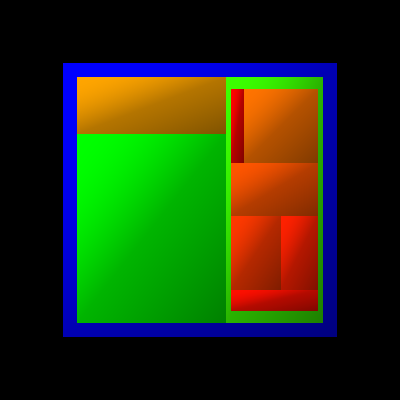

Generate this figure with Python:
#!/usr/bin/env python
# Demonstrate vtkInteractorStyleTreeMapHover with a squarify layout on a tree.

import vtkmodules.vtkInteractionStyle  # noqa: F401
import vtkmodules.vtkRenderingFreeType  # noqa: F401
import vtkmodules.vtkRenderingOpenGL2  # noqa: F401

from vtkmodules.vtkCommonCore import vtkIntArray
from vtkmodules.vtkCommonDataModel import vtkMutableDirectedGraph, vtkTree
from vtkmodules.vtkInfovisCore import vtkTreeFieldAggregator
from vtkmodules.vtkInfovisLayout import vtkSquarifyLayoutStrategy, vtkTreeMapLayout, vtkTreeMapToPolyData
from vtkmodules.vtkRenderingCore import (
    vtkActor,
    vtkPolyDataMapper,
    vtkRenderWindow,
    vtkRenderWindowInteractor,
    vtkRenderer,
)
from vtkmodules.vtkViewsInfovis import vtkInteractorStyleTreeMapHover

# Build tree with size data.
builder = vtkMutableDirectedGraph()
size_arr = vtkIntArray()
size_arr.SetName("size")
builder.GetVertexData().AddArray(size_arr)

builder.AddVertex()
size_arr.InsertNextValue(0)
builder.AddChild(0)
size_arr.InsertNextValue(15)
builder.AddChild(0)
size_arr.InsertNextValue(50)
builder.AddChild(0)
size_arr.InsertNextValue(0)
builder.AddChild(3)
size_arr.InsertNextValue(2)
builder.AddChild(3)
size_arr.InsertNextValue(12)
builder.AddChild(3)
size_arr.InsertNextValue(10)
builder.AddChild(3)
size_arr.InsertNextValue(8)
builder.AddChild(3)
size_arr.InsertNextValue(6)
builder.AddChild(3)
size_arr.InsertNextValue(4)

tree = vtkTree()
tree.CheckedShallowCopy(builder)

# Aggregate field values.
field_aggregator = vtkTreeFieldAggregator()
field_aggregator.SetInputData(tree)
field_aggregator.SetField("size")
field_aggregator.SetLeafVertexUnitSize(False)

# Tree map layout with squarify strategy.
layout = vtkTreeMapLayout()
squarify_strategy = vtkSquarifyLayoutStrategy()
squarify_strategy.SetShrinkPercentage(0.1)
layout.SetInputConnection(field_aggregator.GetOutputPort())
layout.SetLayoutStrategy(squarify_strategy)

# Convert tree map to polydata.
tree_map_to_polydata = vtkTreeMapToPolyData()
tree_map_to_polydata.SetInputConnection(layout.GetOutputPort())

# Mapper and actor.
mapper = vtkPolyDataMapper()
mapper.SetInputConnection(tree_map_to_polydata.GetOutputPort())
mapper.SetScalarModeToUseCellFieldData()
mapper.SelectColorArray("size")
mapper.SetScalarRange(0, 100)

actor = vtkActor()
actor.SetMapper(mapper)

# Standard rendering pipeline.
renderer = vtkRenderer()
renderer.AddActor(actor)

render_window = vtkRenderWindow()
render_window.AddRenderer(renderer)
render_window.SetWindowName("interactor style tree map hover")
render_window.SetMultiSamples(0)
render_window.SetSize(400, 400)

interactor = vtkRenderWindowInteractor()

# Tree map hover interactor style.
tree_map_hover_style = vtkInteractorStyleTreeMapHover()
tree_map_hover_style.SetLabelField("size")
tree_map_hover_style.SetTreeMapToPolyData(tree_map_to_polydata)
tree_map_hover_style.SetLayout(layout)

render_window.SetInteractor(interactor)
interactor.SetInteractorStyle(tree_map_hover_style)

interactor.Initialize()
interactor.Start()
